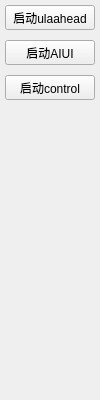
<?xml version="1.0" encoding="UTF-8"?>
<ui version="4.0">
 <class>UlaaNode</class>
 <widget class="QWidget" name="UlaaNode">
  <property name="geometry">
   <rect>
    <x>0</x>
    <y>0</y>
    <width>100</width>
    <height>400</height>
   </rect>
  </property>
  <property name="windowTitle">
   <string>UlaaNode</string>
  </property>
  <property name="locale">
   <locale language="Chinese" country="China"/>
  </property>
  <widget class="QPushButton" name="pushButton_start_ulaahead">
   <property name="geometry">
    <rect>
     <x>5</x>
     <y>5</y>
     <width>90</width>
     <height>25</height>
    </rect>
   </property>
   <property name="text">
    <string>启动ulaahead</string>
   </property>
  </widget>
  <widget class="QPushButton" name="pushButton_start_AIUI">
   <property name="geometry">
    <rect>
     <x>5</x>
     <y>40</y>
     <width>90</width>
     <height>25</height>
    </rect>
   </property>
   <property name="text">
    <string>启动AIUI</string>
   </property>
  </widget>
  <widget class="QPushButton" name="pushButton_start_control">
   <property name="geometry">
    <rect>
     <x>5</x>
     <y>75</y>
     <width>90</width>
     <height>25</height>
    </rect>
   </property>
   <property name="text">
    <string>启动control</string>
   </property>
  </widget>
 </widget>
 <resources/>
 <connections/>
</ui>
